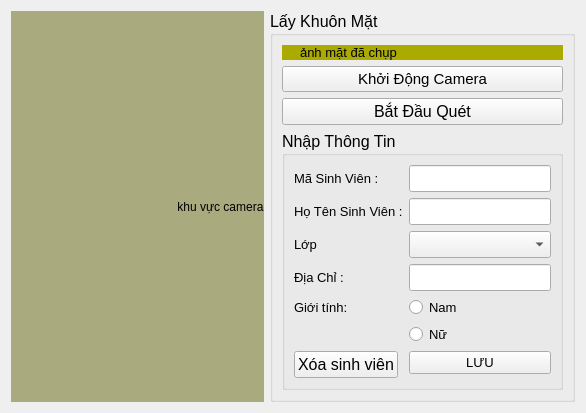
      <widget class="QWidget" name="tab_Themsv">
       <attribute name="title">
        <string>Sinh viên </string>
       </attribute>
       <layout class="QHBoxLayout" name="horizontalLayout">
        <item>
         <widget class="QLabel" name="label_T_cam">
          <property name="sizePolicy">
           <sizepolicy hsizetype="Preferred" vsizetype="Preferred">
            <horstretch>0</horstretch>
            <verstretch>0</verstretch>
           </sizepolicy>
          </property>
          <property name="styleSheet">
           <string notr="true">background-color: rgb(170, 170, 127);</string>
          </property>
          <property name="text">
           <string>                                                  khu vực camera</string>
          </property>
         </widget>
        </item>
        <item>
         <widget class="QGroupBox" name="groupBox_2">
          <property name="sizePolicy">
           <sizepolicy hsizetype="Fixed" vsizetype="Minimum">
            <horstretch>0</horstretch>
            <verstretch>200</verstretch>
           </sizepolicy>
          </property>
          <property name="font">
           <font>
            <pointsize>12</pointsize>
           </font>
          </property>
          <property name="title">
           <string>Lấy Khuôn Mặt</string>
          </property>
          <layout class="QGridLayout" name="gridLayout_3">
           <item row="2" column="0">
            <widget class="QPushButton" name="btn_T_Quet">
             <property name="sizePolicy">
              <sizepolicy hsizetype="Preferred" vsizetype="Fixed">
               <horstretch>0</horstretch>
               <verstretch>0</verstretch>
              </sizepolicy>
             </property>
             <property name="font">
              <font>
               <pointsize>12</pointsize>
              </font>
             </property>
             <property name="text">
              <string>Bắt Đầu Quét</string>
             </property>
            </widget>
           </item>
           <item row="3" column="0">
            <widget class="QGroupBox" name="groupBox">
             <property name="sizePolicy">
              <sizepolicy hsizetype="Minimum" vsizetype="Maximum">
               <horstretch>0</horstretch>
               <verstretch>0</verstretch>
              </sizepolicy>
             </property>
             <property name="font">
              <font>
               <pointsize>12</pointsize>
              </font>
             </property>
             <property name="title">
              <string>Nhập Thông Tin</string>
             </property>
             <layout class="QFormLayout" name="formLayout_3">
              <item row="2" column="0">
               <widget class="QLabel" name="label_9">
                <property name="font">
                 <font>
                  <pointsize>10</pointsize>
                 </font>
                </property>
                <property name="text">
                 <string>Mã Sinh Viên :</string>
                </property>
               </widget>
              </item>
              <item row="2" column="1">
               <widget class="QLineEdit" name="txt_T_masv"/>
              </item>
              <item row="5" column="0">
               <widget class="QLabel" name="label_10">
                <property name="font">
                 <font>
                  <pointsize>10</pointsize>
                 </font>
                </property>
                <property name="text">
                 <string>Lớp</string>
                </property>
               </widget>
              </item>
              <item row="5" column="1">
               <widget class="QComboBox" name="cbb_T_lop"/>
              </item>
              <item row="7" column="0">
               <widget class="QLabel" name="label_12">
                <property name="font">
                 <font>
                  <pointsize>10</pointsize>
                 </font>
                </property>
                <property name="text">
                 <string>Địa Chỉ :</string>
                </property>
               </widget>
              </item>
              <item row="7" column="1">
               <widget class="QLineEdit" name="txt_T_DiaChi"/>
              </item>
              <item row="8" column="0">
               <widget class="QLabel" name="label_11">
                <property name="font">
                 <font>
                  <pointsize>10</pointsize>
                 </font>
                </property>
                <property name="text">
                 <string>Giới tính:</string>
                </property>
               </widget>
              </item>
              <item row="8" column="1">
               <widget class="QRadioButton" name="rdo_T_nam">
                <property name="font">
                 <font>
                  <pointsize>10</pointsize>
                 </font>
                </property>
                <property name="text">
                 <string>Nam</string>
                </property>
                <attribute name="buttonGroup">
                 <string notr="true">buttonGroup</string>
                </attribute>
               </widget>
              </item>
              <item row="9" column="1">
               <widget class="QRadioButton" name="rdo_T_nu">
                <property name="font">
                 <font>
                  <pointsize>10</pointsize>
                 </font>
                </property>
                <property name="text">
                 <string>Nữ</string>
                </property>
                <attribute name="buttonGroup">
                 <string notr="true">buttonGroup</string>
                </attribute>
               </widget>
              </item>
              <item row="10" column="0">
               <widget class="QPushButton" name="btn_T_xoa">
                <property name="text">
                 <string>Xóa sinh viên</string>
                </property>
               </widget>
              </item>
              <item row="10" column="1">
               <widget class="QPushButton" name="btn_T_luu">
                <property name="sizePolicy">
                 <sizepolicy hsizetype="Minimum" vsizetype="Fixed">
                  <horstretch>0</horstretch>
                  <verstretch>0</verstretch>
                 </sizepolicy>
                </property>
                <property name="font">
                 <font>
                  <pointsize>10</pointsize>
                 </font>
                </property>
                <property name="text">
                 <string>LƯU</string>
                </property>
               </widget>
              </item>
              <item row="3" column="0">
               <widget class="QLabel" name="label_8">
                <property name="font">
                 <font>
                  <pointsize>10</pointsize>
                 </font>
                </property>
                <property name="text">
                 <string>Họ Tên Sinh Viên :</string>
                </property>
               </widget>
              </item>
              <item row="3" column="1">
               <widget class="QLineEdit" name="txt_T_tensv"/>
              </item>
             </layout>
            </widget>
           </item>
           <item row="0" column="0">
            <widget class="QLabel" name="label_T_hinh">
             <property name="sizePolicy">
              <sizepolicy hsizetype="Minimum" vsizetype="Preferred">
               <horstretch>0</horstretch>
               <verstretch>0</verstretch>
              </sizepolicy>
             </property>
             <property name="minimumSize">
              <size>
               <width>0</width>
               <height>0</height>
              </size>
             </property>
             <property name="sizeIncrement">
              <size>
               <width>0</width>
               <height>0</height>
              </size>
             </property>
             <property name="baseSize">
              <size>
               <width>0</width>
               <height>0</height>
              </size>
             </property>
             <property name="font">
              <font>
               <pointsize>10</pointsize>
              </font>
             </property>
             <property name="styleSheet">
              <string notr="true">background-color: rgb(170, 170, 0);</string>
             </property>
             <property name="text">
              <string>     ảnh mặt đã chụp</string>
             </property>
            </widget>
           </item>
           <item row="1" column="0">
            <widget class="QPushButton" name="btn_T_KDcam">
             <property name="sizePolicy">
              <sizepolicy hsizetype="Preferred" vsizetype="Maximum">
               <horstretch>0</horstretch>
               <verstretch>0</verstretch>
              </sizepolicy>
             </property>
             <property name="font">
              <font>
               <pointsize>11</pointsize>
              </font>
             </property>
             <property name="text">
              <string>Khởi Động Camera</string>
             </property>
            </widget>
           </item>
          </layout>
         </widget>
        </item>
       </layout>
      </widget>
